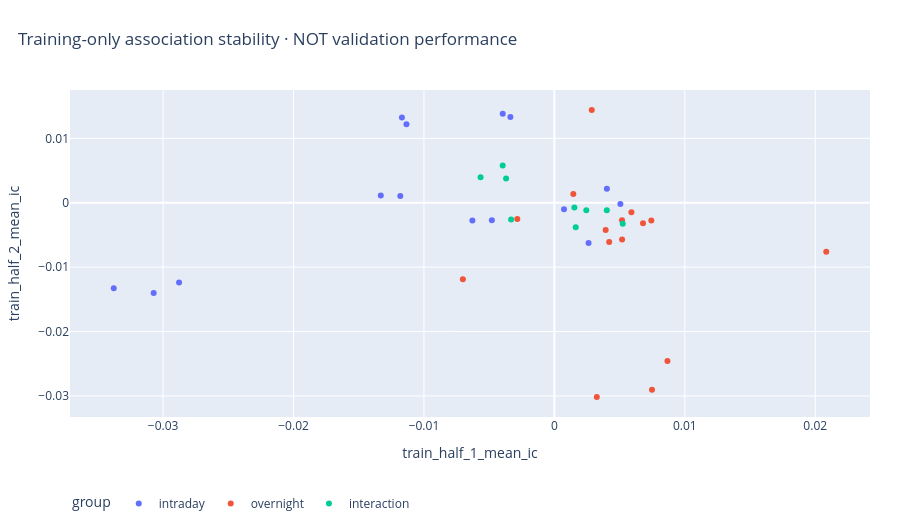

The notebook cell saved with this chart:
### Markdown cell above
## 2. Training-half stability

### Code cell
figures[1][1].show(renderer='plotly_mimetype')

### Figure 1 — Plotly figure (JSON) as saved in the notebook; plotly's stock layout.template omitted (floating-point values rounded to 4 significant figures)
{"data": [{"hovertemplate": "<b>%{hovertext}</b><br><br>group=intraday<br>train_half_1_mean_ic=%{x}<br>train_half_2_mean_ic=%{y}<extra></extra>", "hovertext": ["session_pair__intraday_shock_z_21", "session_pair__intraday_drift_z_21", "session_pair__intraday_log_risk_ratio_21", "session_pair__intraday_leg_correlation_21", "session_pair__intraday_covariance_adjustment_21", "session_pair__intraday_shock_z_63", "session_pair__intraday_drift_z_63", "session_pair__intraday_log_risk_ratio_63", "session_pair__intraday_leg_correlation_63", "session_pair__intraday_covariance_adjustment_63", "session_pair__intraday_shock_z_126", "session_pair__intraday_drift_z_126", "session_pair__intraday_log_risk_ratio_126", "session_pair__intraday_leg_correlation_126", "session_pair__intraday_covariance_adjustment_126"], "legendgroup": "intraday", "marker": {"color": "#636efa", "symbol": "circle"}, "mode": "markers", "name": "intraday", "orientation": "v", "showlegend": true, "type": "scatter", "x": [-0.03378, 0.004026, 0.005059, -0.01181, -0.01331, -0.03072, -0.006287, -0.004794, -0.01134, -0.01169, -0.02877, 0.002621, 0.0007369, -0.003375, -0.003961], "xaxis": "x", "y": [-0.01326, 0.00217, -0.0001933, 0.001057, 0.001107, -0.01401, -0.002775, -0.002729, 0.01218, 0.01324, -0.0124, -0.006258, -0.001011, 0.01332, 0.01381], "yaxis": "y"}, {"hovertemplate": "<b>%{hovertext}</b><br><br>group=overnight<br>train_half_1_mean_ic=%{x}<br>train_half_2_mean_ic=%{y}<extra></extra>", "hovertext": ["session_pair__overnight_shock_z_21", "session_pair__overnight_drift_z_21", "session_pair__overnight_log_risk_ratio_21", "session_pair__overnight_leg_correlation_21", "session_pair__overnight_covariance_adjustment_21", "session_pair__overnight_shock_z_63", "session_pair__overnight_drift_z_63", "session_pair__overnight_log_risk_ratio_63", "session_pair__overnight_leg_correlation_63", "session_pair__overnight_covariance_adjustment_63", "session_pair__overnight_shock_z_126", "session_pair__overnight_drift_z_126", "session_pair__overnight_log_risk_ratio_126", "session_pair__overnight_leg_correlation_126", "session_pair__overnight_covariance_adjustment_126"], "legendgroup": "overnight", "marker": {"color": "#EF553B", "symbol": "circle"}, "mode": "markers", "name": "overnight", "orientation": "v", "showlegend": true, "type": "scatter", "x": [0.003252, 0.02084, -0.00284, 0.005905, 0.001452, 0.008669, -0.007017, 0.005185, 0.007431, 0.003932, 0.007484, 0.002865, 0.005191, 0.006794, 0.004202], "xaxis": "x", "y": [-0.03015, -0.007622, -0.002506, -0.001478, 0.001356, -0.02458, -0.01188, -0.002719, -0.002767, -0.004226, -0.02905, 0.01439, -0.00571, -0.003181, -0.006091], "yaxis": "y"}, {"hovertemplate": "<b>%{hovertext}</b><br><br>group=interaction<br>train_half_1_mean_ic=%{x}<br>train_half_2_mean_ic=%{y}<extra></extra>", "hovertext": ["session_pair__session_agreement_21", "session_pair__gap_reversal_pressure_21", "session_pair__overnight_risk_share_21", "session_pair__session_agreement_63", "session_pair__gap_reversal_pressure_63", "session_pair__overnight_risk_share_63", "session_pair__session_agreement_126", "session_pair__gap_reversal_pressure_126", "session_pair__overnight_risk_share_126"], "legendgroup": "interaction", "marker": {"color": "#00cc96", "symbol": "circle"}, "mode": "markers", "name": "interaction", "orientation": "v", "showlegend": true, "type": "scatter", "x": [-0.003704, 0.001532, -0.003317, -0.003963, 0.004018, 0.002446, -0.005659, 0.005239, 0.001636], "xaxis": "x", "y": [0.003778, -0.0007189, -0.002602, 0.005773, -0.00118, -0.001175, 0.003944, -0.003245, -0.0038], "yaxis": "y"}], "layout": {"height": 530, "legend": {"orientation": "h", "title": {"text": "group"}, "tracegroupgap": 0, "y": -0.22}, "margin": {"b": 100, "l": 70, "r": 30, "t": 90}, "title": {"text": "Training-only association stability · NOT validation performance", "x": 0.02}, "xaxis": {"anchor": "y", "domain": [0, 1], "title": {"text": "train_half_1_mean_ic"}}, "yaxis": {"anchor": "x", "domain": [0, 1], "title": {"text": "train_half_2_mean_ic"}}}}
